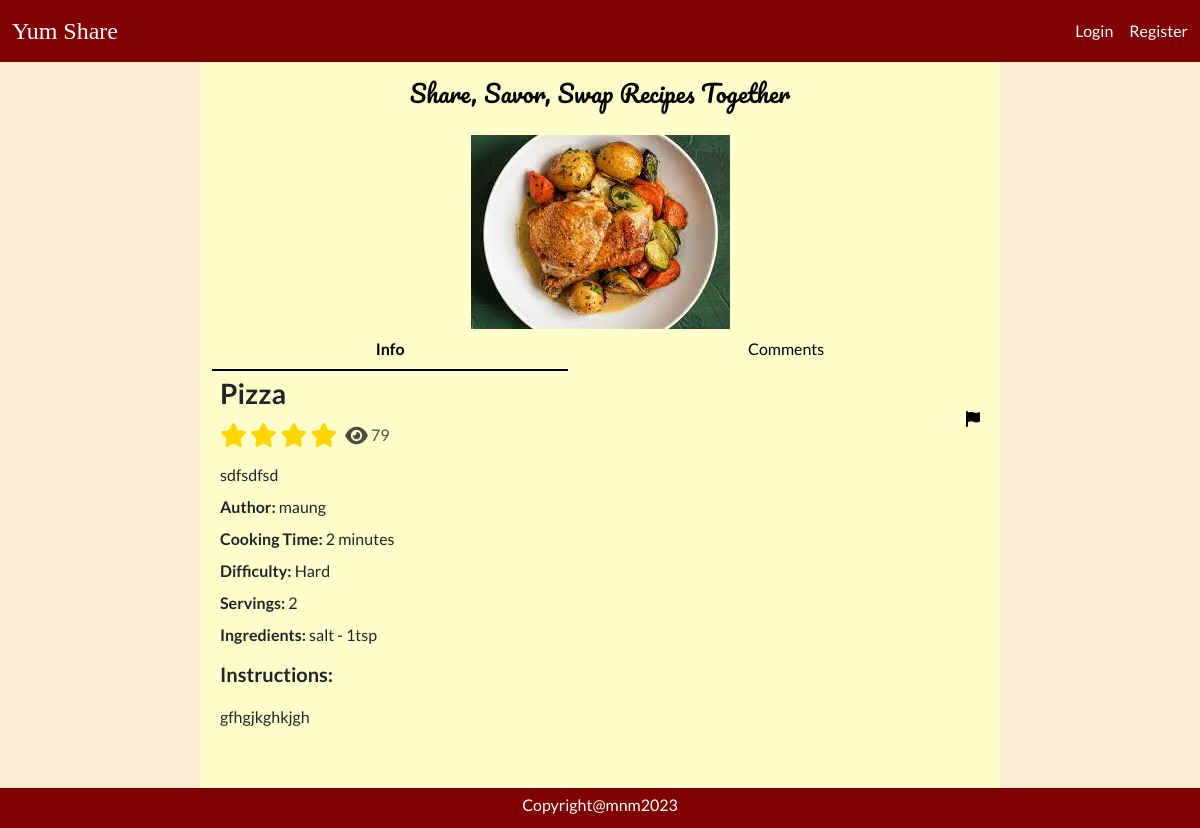
The app's page /recipe?id=10, older data.
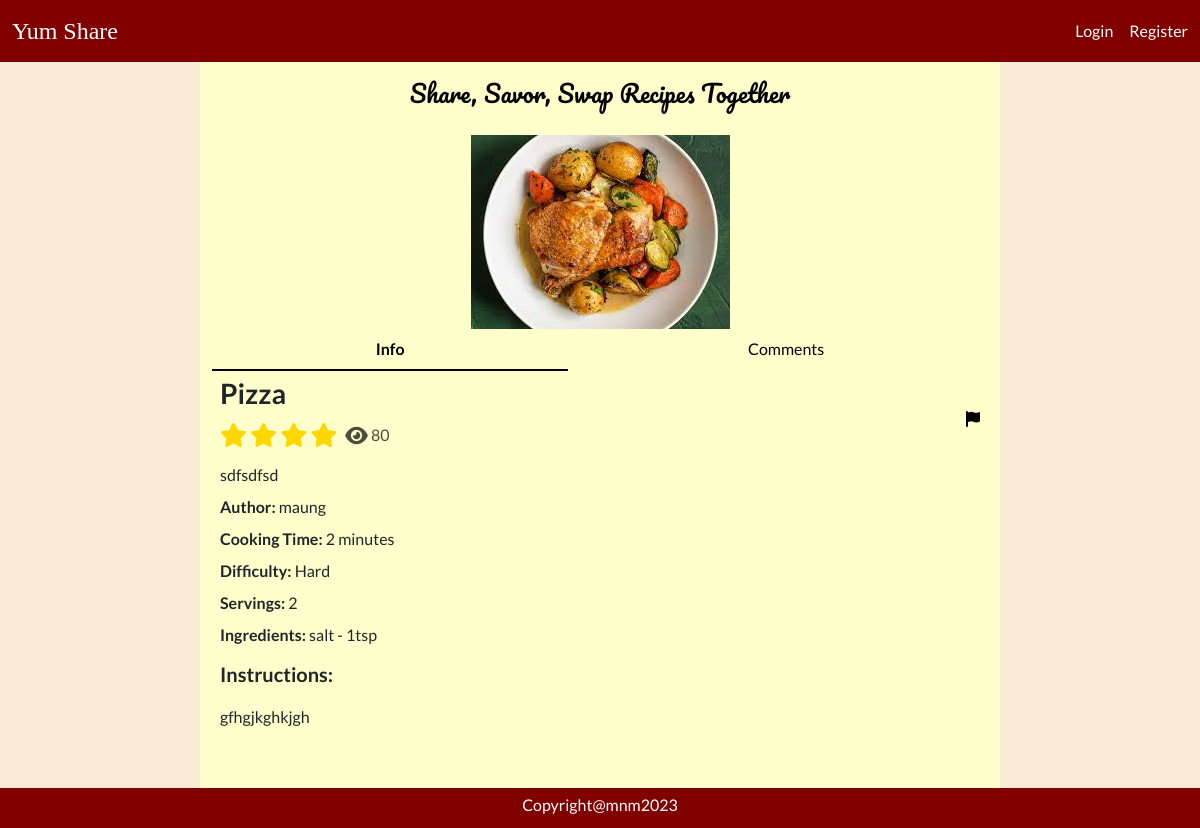
The same page, newer data.
### tables this page shows
CREATE TABLE `recipes` (
  `id` int NOT NULL AUTO_INCREMENT,
  `name` varchar(255) NOT NULL,
  `time` int NOT NULL,
  `difficulty` int DEFAULT NULL,
  `description` varchar(255) DEFAULT NULL,
  `instructions` text NOT NULL,
  `servings` int DEFAULT NULL,
  `image` varchar(255) DEFAULT NULL,
  `views` int DEFAULT '0',
  `user_id` int NOT NULL,
  `created` datetime NOT NULL,
  `ingredients` text NOT NULL,
  `updated` datetime DEFAULT NULL,
  `rating` int DEFAULT '0',
  PRIMARY KEY (`id`),
  KEY `user_id` (`user_id`),
  CONSTRAINT `recipes_ibfk_1` FOREIGN KEY (`user_id`) REFERENCES `users` (`id`) ON DELETE CASCADE
);

CREATE TABLE `users` (
  `id` int NOT NULL AUTO_INCREMENT,
  `name` varchar(255) NOT NULL,
  `email` varchar(255) NOT NULL,
  `password` varchar(255) NOT NULL,
  `is_admin` int DEFAULT '0',
  `created` datetime NOT NULL,
  `updated` datetime DEFAULT NULL,
  PRIMARY KEY (`id`)
);

### Core/functions.php (called while the page is built, shortened)
<?php
function base_path($path)
{
    return BASE_PATH . $path;
}
function view($path, $attributes = [])
{
    extract($attributes);
    require base_path('views/' . $path);
}
function intToDifficulty($value) {
    switch($value) {
        case 3:
            return 'Hard';
            break;
    }
}
function loggedIn() {
    return isset($_SESSION['user']);
}

### Http/controllers/recipes/show.php (called while the page is built, shortened)
<?php
$recipeRepo = new RecipeRepository();
$commentRepo = new CommentRepository();
$userRepo = new UserRepository();
$recipeId = $_GET['id'];
$recipeRepo->updateView($recipeId);
$recipe = $recipeRepo->findById($recipeId);
$isFavourite = false;
$userRating = false;
$comments = $commentRepo->findByRecipeId($recipeId);
view('/recipes/show.view.php',[
    'recipe' => $recipe,
    'isFavourite' => $isFavourite,
    'userRating' => $userRating ? $userRating['rating'] : '',
    'comments' => $comments,
    'author' => $recipe ? $userRepo->findById($recipe['user_id']) : ''
]);

### public/index.php (called while the page is built, shortened)
<?php
require BASE_PATH . 'Core/functions.php';
require BASE_PATH . 'bootstrap.php';
$router = new Core\Router();
$url = parse_url($_SERVER['REQUEST_URI'])['path'];
$method = $_POST['_method'] ?? $_SERVER['REQUEST_METHOD'];
$router->route($url, $method);

### Core/App.php (called while the page is built, shortened)
<?php
class App
{
    protected static Container $container;
    public static function setContainer($container) {
        static::$container = $container;
    }
    public static function getContainer() {
        return static::$container;
    }
}

### config.php (called while the page is built)
<?php
return [
  'database' => [
      'host' => 'localhost',
      'port' => 3306,
      'dbname' => 'recipeapp'
  ]
];

### bootstrap.php (called while the page is built, shortened)
<?php
$container = new Container();
$container->bind('Core\Database', function () {
    $config = require base_path('config.php');
    return new Database($config['database']);
});

### Core/Database.php (called while the page is built, shortened)
<?php
class Database
{
    protected $connection;
    public function __construct($config, $username = 'root', $password = 'password')
    {
        $dsn = 'mysql:' . http_build_query($config, '', ';');
        $this->connection = new PDO($dsn, $username, $password, [
            PDO::ATTR_DEFAULT_FETCH_MODE => PDO::FETCH_ASSOC
        ]);
    }
    public function query($query, $params = []) {
        $this->statement = $this->connection->prepare($query);
        $this->statement->execute($params);
        return $this->statement;
    }
}

### Core/Container.php (called while the page is built, shortened)
<?php
class Container
{
    protected $bindings = [];
    public function bind($key, $value) {
        $this->bindings[$key] = $value;
    }
    public function resolve($key) {
        return call_user_func($this->bindings[$key]);
    }
}

### repositories/RecipeRepository.php (called while the page is built, shortened)
<?php
class RecipeRepository
{
    protected $db;
    public function __construct()
    {
        $this->db = App::getContainer()->resolve('Core\Database');
    }
    public function findById($recipeId) {
        $statement = "SELECT * FROM recipes WHERE id = :id";
        return $this->db->query($statement, [
           'id' => $recipeId
        ])->fetch();
    }
    public function updateRecipe($attributes) {
        $statement = 'UPDATE recipes SET  ';
        foreach ($attributes as $key => $value) {
            if ($key === 'id') {
                continue;
            }
            $statement = $statement . $key . '=:' . $key . ',';
        }
        $statement = substr($statement, 0, -1);
        $statement = $statement . ' WHERE id=:id';
        $this->db->query($statement, $attributes);
    }
}

### repositories/UserRepository.php (called while the page is built, shortened)
<?php
class UserRepository
{
    protected $db;
    public function __construct()
    {
        $this->db = App::getContainer()->resolve('Core\Database');
    }
    public function findById($id) {
        $query = "SELECT * FROM users WHERE id = :id";
        $user = $this->db->query($query, [
            'id' => $id
        ])->fetch();
        return $user;
    }
}

### views/recipes/show.view.php (the view, shortened to what this page needs)
<!doctype html>
<html lang="en">
<head>
  <?php require BASE_PATH . 'public/resources/links/links.php' ?>
</head>
<body>
  <header>
    <?php require base_path('views/partials/nav.view.php') ?>
  </header>
  <main>
    <div class="d-flex justify-content-center container-fluid">
      <div class="content container-fluid" style="max-width: 800px; background-color: #ffffcc;">
        <p class="slogan text-black mb-4 fs-4">Share, Savor, Swap Recipes Together</p>
        <?php if ($recipe) : ?>
          <div class="recipe-image d-flex flex-column align-items-center position-relative">
            <img id="recipe-image" class="" src="<?= $_FILES['image'] ?? $recipe['image'] ?>" alt="recipe" style="max-width: 100%; max-height: 500px;">
            <ul class="text-dark nav nav-underline nav-fill" style="width: 100%;">
              <li class="info-tab nav-item">
                <button id='info-button' class="nav-link active">Info</button>
              </li>
              <li class="comments-tab nav-item">
                <button id="comments-button" class="nav-link"><span class="text-black">Comments</span></button>
              </li>
            </ul>
          </div>
          <div class="info text-start lh-1 p-2" id="info-section">
            <div class="d-flex flex-row justify-content-between align-items-center mb-2">
              <div class="d-flex flex-column gap-1 mb-3">
                <p class="fw-semibold fs-3"><?= htmlspecialchars($recipe['name']) ?></p>
                <div class="d-flex flex-row">
                  <div class="me-2">
                    <?php if (isset($recipe['rating'])) : ?>
                      <?php for ($i = 1; $i <= $recipe['rating']; $i++) : ?>
                        <i class="star fa-solid fa-star fa-xl"></i>
                      <?php endfor; ?>
                    <?php endif; ?>
                  </div>
                  <div style="color: rgba(0, 0, 0, 0.7);">
                    <i class="fa-solid fa-eye fa-lg"></i>
                    <span><?= $recipe['views'] ?></span>
                  </div>
                </div>
              </div>
              <?php if (loggedIn() && $_SESSION['user']['id'] === $recipe['user_id']) : ?>
                <div>
                  <a class="btn btn-success" href="/recipe/edit?id=<?= $recipe['id'] ?>">Edit Info</a>
                  <button class="btn btn-danger" onclick="confirmDeleteRecipe(<?= $recipe['id'] ?>)">Delete Recipe</button>
                </div>
              <?php else : ?>
                <a type="button" data-bs-toggle="modal" data-bs-target="#report-recipe-modal<?= $recipe['id'] ?>">
                  <i class="fa-solid fa-flag text-black" title="Report to admin"></i>
                </a>
              <?php endif; ?>
            </div>
            <p><?= htmlspecialchars($recipe['description']) ?></p>
            <p><span class="fw-semibold">Author: </span> <?= htmlspecialchars($author['name']) ?></p>
            <p><span class="fw-semibold">Cooking Time:</span> <?= htmlspecialchars($recipe['time']) ?> minutes</p>
            <p><span class="fw-semibold">Difficulty:</span> <?= intToDifficulty($recipe['difficulty']) ?></p>
            <p><span class="fw-semibold">Servings:</span> <?= $recipe['servings'] ?></p>
            <p><span class="fw-semibold">Ingredients:</span> <?= htmlspecialchars($recipe['ingredients']) ?></p>
            <div class="lh-base">
              <p class="fs-5 fw-semibold">Instructions:</p>
              <p><?= htmlspecialchars($recipe['instructions']) ?></p>
            </div>
          </div>
        <?php else : ?>
          <?php $link = isset($_SESSION['user']) ? '/home' : '/' ?>
          <p class="text-center fs-4">This recipe doesn't exist. Go <a href="<?= $link ?>">home</a></p>
        <?php endif; ?>
      </div>
    </div>
  </main>
  <footer>
    <?php require base_path("views/partials/footer.view.php") ?>
  </footer>
</body>

### Core/Router.php (shortened to what this page needs)
<?php
class Router
{
    protected $routes = [];
    public function add($url, $controller, $method) {
        $this->routes[] = [
            'url' => $url,
            'controller' => $controller,
            'method' => $method,
            'middleware' => null
        ];
        return $this;
    }
    public function only($key) {
        $this->routes[array_key_last($this->routes)]['middleware'] = $key;
        return $this;
    }
    public function route($url, $method) {
        foreach ($this->routes as $route) {
            if ($route['url'] === $url && $route['method'] === strtoupper($method)) {
                return require base_path('Http/controllers/' . $route['controller']);
            }
        }
    }
}

### public/resources/links/links.php (shortened to what this page needs)
<link rel="stylesheet" href="https://cdn.jsdelivr.net/npm/bootstrap@5.3.1/dist/css/bootstrap.min.css">
<link rel="stylesheet" href="/resources/css/nav.css">
<link rel="stylesheet" href="/resources/css/general.css">
<link rel="stylesheet" href="/resources/css/sidebar.css">
<link rel="stylesheet" href="/resources/css/recipe.css">
<link rel="stylesheet" href="/resources/css/search.css">

### views/partials/nav.view.php
<nav class="navbar navbar-expand-lg text-white fixed-top">
    <?php if (isset($_SESSION['user'])) : ?>
        <div class="container-fluid">
            <?php $brandLink = isset($_SESSION['user']) ? '/home' : '/' ?>
            <a class="heading navbar-brand text-white fs-4" href="<?= $brandLink ?>">Yum Share</a>
            <button class="navbar-toggler" type="button" data-bs-toggle="collapse" data-bs-target="#navbarSupportedContent" aria-controls="navbarSupportedContent" aria-expanded="false" aria-label="Toggle navigation">
                <span class="navbar-toggler-icon"></span>
            </button>
            <div class="collapse navbar-collapse" id="navbarSupportedContent">
                <ul class="navbar-nav me-auto mb-2 mb-lg-0">
                    <li class="nav-item">
                        <a class="nav-link active text-white" aria-current="page" href="/home"><span class="gray-hover">Home</span></a>
                    </li>
                    <li class="nav-item dropdown">
                        <a class="nav-link dropdown-toggle text-white" href="#" role="button" data-bs-toggle="dropdown" aria-expanded="false">
                            <span class="gray-hover">Recipes</span>
                        </a>
                        <ul class="dropdown-menu">
                            <li><a class="dropdown-item" href="/recipes?id=<?= $_SESSION['user']['id'] ?>">My Recipes</a></li>
                            <li><a class="dropdown-item" href="/recipes/create">Create New Recipe</a></li>
                            <li><a class="dropdown-item" href="/recipes/favourites">Favourites</a></li>
                            <li><a class="dropdown-item" href="/search">Browse Recipes</a></li>
                        </ul>
                    </li>
                </ul>
                <div class="nav-item btn-group dropdown me-3 mb-3 mb-lg-0">
                    <button type="button" class="btn btn-dark dropdown-toggle" data-bs-toggle="dropdown" aria-expanded="false">
                        <i class="fa-solid fa-user"></i>
                    </button>
                    <ul class="dropdown-menu">
                        <li><a class="dropdown-item" href="/profile?id=<?= $_SESSION['user']['id'] ?>">My Profile</a></li>
                        <?php if ($_SESSION['admin']) : ?>
                            <li><a class="dropdown-item" href="/home/admin">Admin Panel</a></li>
                        <?php endif; ?>
                        <li><a class="dropdown-item" href="/logout">Logout</a></li>
                    </ul>
                </div>
                <form class="d-flex" role="search" action="/search" method="GET">
                    <input name="name" class="form-control me-2" type="search" placeholder="Quick Search" aria-label="Search">
                    <input type="hidden" name="sort" value="created">
                    <button class="btn btn-success" type="submit">Search</button>
                </form>
            </div>
        </div>
    <?php else : ?>
        <div class="container-fluid d-flex flex-row justify-content-between align-items-center">
            <?php $brandLink = isset($_SESSION['user']) ? '/home' : '/' ?>
            <a class="heading navbar-brand text-white fs-4" href="<?= $brandLink ?>">Yum Share</a>
            <div class="search-bar d-flex flex-row justify-content-between align-items-center gap-3">
                <a class="no-underline text-white gray-hover ms-2" href="/login"><span class="gray-hover">Login</span></a>
                <a class="no-underline text-white gray-hover" href="/register"><span class="gray-hover">Register</span></a>
            </div>
        </div>
    <?php endif; ?>
</nav>

### views/partials/footer.view.php
<div class="d-flex flex-row justify-content-center align-items-center" style="height: 30px;">
  <p class="text-white">Copyright@mnm2023</p>
</div>

### public/resources/css/nav.css (style rules this page uses)
.no-underline { text-decoration: none; }
nav, footer { background-color: #800000; }

### public/resources/css/general.css (style rules this page uses)
body { background-color: #FAEBD7; font-family: 'Lato', sans-serif; position: relative; }
.content { padding-top: 75px; padding-bottom: 75px; min-height: 100vh; }
.heading { font-family: 'Playfair Display', serif; }
.slogan { font-family: 'Pacifico', cursive; text-align: center; margin: auto; }
.star { color: #FFD700; }
footer { position: fixed; bottom: 0; left: 0; width: 100%; text-align: center; padding-top: 10px; }

Row changes from the older to the newer data that the page shows:
changed recipes "Pizza": views "79" → "80"
